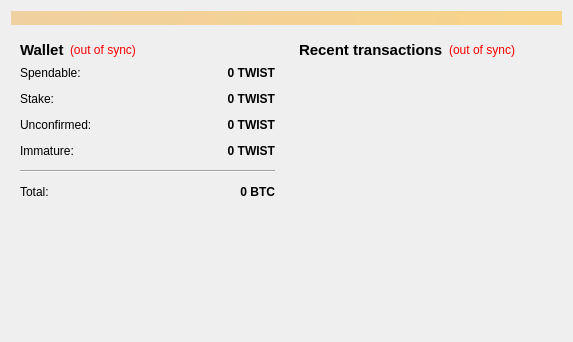
<?xml version="1.0" encoding="UTF-8"?>
<ui version="4.0">
 <class>OverviewPage</class>
 <widget class="QWidget" name="OverviewPage">
  <property name="geometry">
   <rect>
    <x>0</x>
    <y>0</y>
    <width>573</width>
    <height>342</height>
   </rect>
  </property>
  <property name="windowTitle">
   <string>Form</string>
  </property>
  <layout class="QVBoxLayout" name="topLayout">
   <item>
    <widget class="QLabel" name="labelAlerts">
     <property name="visible">
      <bool>false</bool>
     </property>
     <property name="styleSheet">
      <string notr="true">background-color: qlineargradient(x1: 0, y1: 0, x2: 1, y2: 0, stop:0 #F0D0A0, stop:1 #F8D488);  color:#000000
</string>
     </property>
     <property name="wordWrap">
      <bool>true</bool>
     </property>
     <property name="margin">
      <number>3</number>
     </property>
    </widget>
   </item>
   <item>
    <layout class="QHBoxLayout" name="horizontalLayout" stretch="1,1">
     <item>
      <layout class="QVBoxLayout" name="verticalLayout_2">
       <item>
        <widget class="QWidget" name="widget" native="true">
         <layout class="QVBoxLayout" name="verticalLayout_4">
          <item>
           <layout class="QHBoxLayout" name="horizontalLayout_4">
            <item>
             <widget class="QLabel" name="label_5">
              <property name="font">
               <font>
                <pointsize>11</pointsize>
                <weight>75</weight>
                <bold>true</bold>
               </font>
              </property>
              <property name="text">
               <string>Wallet</string>
              </property>
             </widget>
            </item>
            <item>
             <widget class="QLabel" name="labelWalletStatus">
              <property name="toolTip">
               <string>The displayed information may be out of date. Your wallet automatically synchronizes with the TWIST network after a connection is established, but this process has not completed yet.</string>
              </property>
              <property name="styleSheet">
               <string notr="true">QLabel { color: red; }</string>
              </property>
              <property name="text">
               <string notr="true">(out of sync)</string>
              </property>
              <property name="alignment">
               <set>Qt::AlignLeading|Qt::AlignLeft|Qt::AlignVCenter</set>
              </property>
             </widget>
            </item>
            <item>
             <spacer name="horizontalSpacer_2">
              <property name="orientation">
               <enum>Qt::Horizontal</enum>
              </property>
              <property name="sizeHint" stdset="0">
               <size>
                <width>40</width>
                <height>20</height>
               </size>
              </property>
             </spacer>
            </item>
           </layout>
          </item>
          <item>
           <layout class="QFormLayout" name="formLayout_2">
            <property name="fieldGrowthPolicy">
             <enum>QFormLayout::AllNonFixedFieldsGrow</enum>
            </property>
            <property name="horizontalSpacing">
             <number>12</number>
            </property>
            <property name="verticalSpacing">
             <number>12</number>
            </property>
            <item row="0" column="0">
             <widget class="QLabel" name="label">
              <property name="text">
               <string>Spendable:</string>
              </property>
             </widget>
            </item>
            <item row="0" column="1">
             <widget class="QLabel" name="labelBalance">
              <property name="font">
               <font>
                <weight>75</weight>
                <bold>true</bold>
               </font>
              </property>
              <property name="cursor">
               <cursorShape>IBeamCursor</cursorShape>
              </property>
              <property name="toolTip">
               <string>Your current spendable balance</string>
              </property>
              <property name="text">
               <string notr="true">0 TWIST</string>
              </property>
              <property name="alignment">
               <set>Qt::AlignRight|Qt::AlignTrailing|Qt::AlignVCenter</set>
              </property>
              <property name="textInteractionFlags">
               <set>Qt::LinksAccessibleByMouse|Qt::TextSelectableByKeyboard|Qt::TextSelectableByMouse</set>
              </property>
             </widget>
            </item>
            <item row="1" column="0">
             <widget class="QLabel" name="label_6">
              <property name="text">
               <string>Stake:</string>
              </property>
             </widget>
            </item>
            <item row="1" column="1">
             <widget class="QLabel" name="labelStake">
              <property name="font">
               <font>
                <weight>75</weight>
                <bold>true</bold>
               </font>
              </property>
              <property name="cursor">
               <cursorShape>IBeamCursor</cursorShape>
              </property>
              <property name="toolTip">
               <string>Total of coins that was staked, and do not yet count toward the current balance</string>
              </property>
              <property name="text">
               <string notr="true">0 TWIST</string>
              </property>
              <property name="alignment">
               <set>Qt::AlignRight|Qt::AlignTrailing|Qt::AlignVCenter</set>
              </property>
              <property name="textInteractionFlags">
               <set>Qt::LinksAccessibleByMouse|Qt::TextSelectableByKeyboard|Qt::TextSelectableByMouse</set>
              </property>
             </widget>
            </item>
            <item row="2" column="0">
             <widget class="QLabel" name="label_3">
              <property name="text">
               <string>Unconfirmed:</string>
              </property>
             </widget>
            </item>
            <item row="2" column="1">
             <widget class="QLabel" name="labelUnconfirmed">
              <property name="font">
               <font>
                <weight>75</weight>
                <bold>true</bold>
               </font>
              </property>
              <property name="cursor">
               <cursorShape>IBeamCursor</cursorShape>
              </property>
              <property name="toolTip">
               <string>Total of transactions that have yet to be confirmed, and do not yet count toward the current balance</string>
              </property>
              <property name="text">
               <string notr="true">0 TWIST</string>
              </property>
              <property name="alignment">
               <set>Qt::AlignRight|Qt::AlignTrailing|Qt::AlignVCenter</set>
              </property>
              <property name="textInteractionFlags">
               <set>Qt::LinksAccessibleByMouse|Qt::TextSelectableByKeyboard|Qt::TextSelectableByMouse</set>
              </property>
             </widget>
            </item>
            <item row="3" column="0">
             <widget class="QLabel" name="labelImmatureText">
              <property name="text">
               <string>Immature:</string>
              </property>
             </widget>
            </item>
            <item row="3" column="1">
             <widget class="QLabel" name="labelImmature">
              <property name="font">
               <font>
                <weight>75</weight>
                <bold>true</bold>
               </font>
              </property>
              <property name="toolTip">
               <string>Mined balance that has not yet matured</string>
              </property>
              <property name="text">
               <string notr="true">0 TWIST</string>
              </property>
              <property name="alignment">
               <set>Qt::AlignRight|Qt::AlignTrailing|Qt::AlignVCenter</set>
              </property>
              <property name="textInteractionFlags">
               <set>Qt::LinksAccessibleByMouse|Qt::TextSelectableByKeyboard|Qt::TextSelectableByMouse</set>
              </property>
             </widget>
            </item>
            <item row="4" column="0" colspan="2">
             <widget class="Line" name="line">
              <property name="orientation">
               <enum>Qt::Horizontal</enum>
              </property>
             </widget>
            </item>
            <item row="5" column="0">
             <widget class="QLabel" name="labelTotalText">
              <property name="text">
               <string>Total:</string>
              </property>
             </widget>
            </item>
            <item row="5" column="1">
             <widget class="QLabel" name="labelTotal">
              <property name="font">
               <font>
                <weight>75</weight>
                <bold>true</bold>
               </font>
              </property>
              <property name="cursor">
               <cursorShape>IBeamCursor</cursorShape>
              </property>
              <property name="toolTip">
               <string>Your current total balance</string>
              </property>
              <property name="text">
               <string notr="true">0 BTC</string>
              </property>
              <property name="alignment">
               <set>Qt::AlignRight|Qt::AlignTrailing|Qt::AlignVCenter</set>
              </property>
              <property name="textInteractionFlags">
               <set>Qt::LinksAccessibleByMouse|Qt::TextSelectableByKeyboard|Qt::TextSelectableByMouse</set>
              </property>
             </widget>
            </item>
           </layout>
          </item>
         </layout>
        </widget>
       </item>
       <item>
        <spacer name="verticalSpacer">
         <property name="orientation">
          <enum>Qt::Vertical</enum>
         </property>
         <property name="sizeHint" stdset="0">
          <size>
           <width>20</width>
           <height>40</height>
          </size>
         </property>
        </spacer>
       </item>
      </layout>
     </item>
     <item>
      <layout class="QVBoxLayout" name="verticalLayout_3">
       <item>
        <widget class="QWidget" name="widget_2" native="true">
         <layout class="QVBoxLayout" name="verticalLayout">
          <item>
           <layout class="QHBoxLayout" name="horizontalLayout_2">
            <item>
             <widget class="QLabel" name="label_4">
              <property name="font">
               <font>
                <pointsize>11</pointsize>
                <weight>75</weight>
                <bold>true</bold>
               </font>
              </property>
              <property name="text">
               <string>&lt;b&gt;Recent transactions&lt;/b&gt;</string>
              </property>
             </widget>
            </item>
            <item>
             <widget class="QLabel" name="labelTransactionsStatus">
              <property name="toolTip">
               <string>The displayed information may be out of date. Your wallet automatically synchronizes with the TWIST network after a connection is established, but this process has not completed yet.</string>
              </property>
              <property name="styleSheet">
               <string notr="true">QLabel { color: red; }</string>
              </property>
              <property name="text">
               <string notr="true">(out of sync)</string>
              </property>
              <property name="alignment">
               <set>Qt::AlignRight|Qt::AlignTrailing|Qt::AlignVCenter</set>
              </property>
             </widget>
            </item>
            <item>
             <spacer name="horizontalSpacer">
              <property name="orientation">
               <enum>Qt::Horizontal</enum>
              </property>
              <property name="sizeHint" stdset="0">
               <size>
                <width>40</width>
                <height>20</height>
               </size>
              </property>
             </spacer>
            </item>
           </layout>
          </item>
          <item>
           <widget class="QListView" name="listTransactions">
            <property name="styleSheet">
             <string notr="true">QListView { background: transparent; }</string>
            </property>
            <property name="frameShape">
             <enum>QFrame::NoFrame</enum>
            </property>
            <property name="verticalScrollBarPolicy">
             <enum>Qt::ScrollBarAlwaysOff</enum>
            </property>
            <property name="horizontalScrollBarPolicy">
             <enum>Qt::ScrollBarAlwaysOff</enum>
            </property>
            <property name="selectionMode">
             <enum>QAbstractItemView::NoSelection</enum>
            </property>
           </widget>
          </item>
         </layout>
        </widget>
       </item>
      </layout>
     </item>
    </layout>
   </item>
  </layout>
 </widget>
 <resources/>
 <connections/>
</ui>
